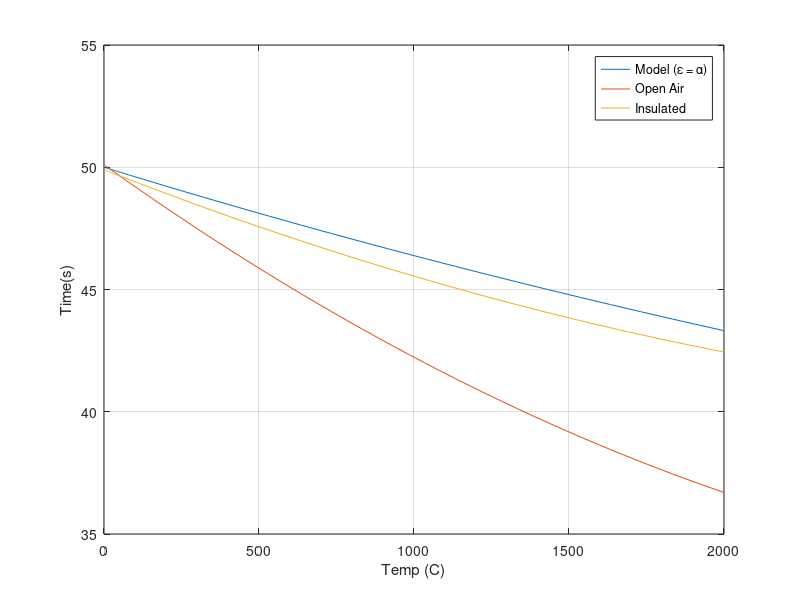

Recreate this plot in MATLAB.
clear all
clc
close all

T0 = 50+273;
l = 0.1;
r = 0.04;
cp = 4179;
rho = 1/(1.009e-3);
As = 2*pi*r*l + pi*r^2; %sides and top of bottle
V = pi*r^2*l;
e = .8;
alpha = e; %eps = alpha for large enclosure with uniform T (see pg 810 of textbook)
Tsurr = 25+273;
sig = 5.67e-8;
Pr = .707;
nu = 15.89e-6;
B = 1/((T0+Tsurr)/2);
g = 9.81;
k = 26.3e-3;

%calc h
Gr = (g*B*(T0 - Tsurr)*l^3)/(nu^2)
Ra = Gr*Pr
Nu = (0.825 + (.387*Ra^(1/6))/((1+(.492/Pr)^(9/16))^(8/27)))^2
h = Nu*k/l


tspan = [0 2000];
[t,T] = ode45(@(t,T) -(As/(rho*V*cp))*...
    (h*(T - Tsurr)+(e*sig*T^4-alpha*sig*Tsurr^4)), tspan, T0);
plot(t,T-273)
grid on
hold on

open_air = 50.1 - 9.04e-3.*(t) + 1.17e-6.*(t.^2);
insulated = 49.9 - 4.98e-3.*t + 6.26e-7.*t.^2;

plot(t,open_air)
plot(t, insulated)
legend('Model (\epsilon = \alpha)','Open Air', 'Insulated')
xlabel('Temp (C)')
ylabel('Time(s)')

%Why so different? I expect that the esp = alpha would be close to the open
%air graph and that not including radiation would make it closer to the
%insulated case.
%modelling errors like it wasnt suspended but sitting on table, opening in
%bottle cap, etc?